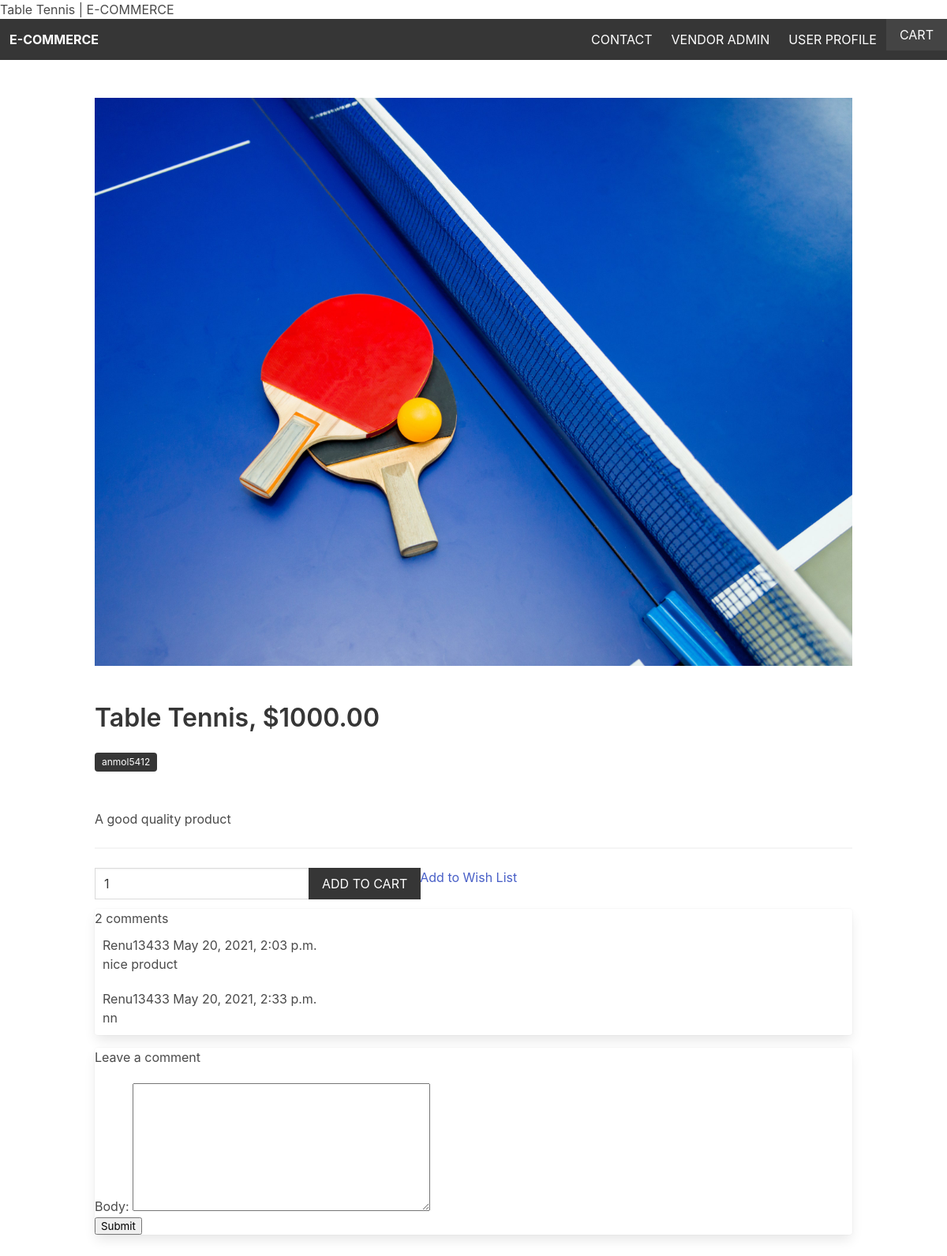
Screenshot of /product/table-tennis/ (signed in) with the database file from the repository.
### product/models.py (models this page shows, shortened)
class Product(models.Model):
    vendor = models.ForeignKey(Vendor, related_name='products', on_delete=models.CASCADE)
    title = models.CharField(max_length=255)
    description = models.TextField(blank=True, null=True)
    slug = models.SlugField(max_length=255)
    price = models.DecimalField(max_digits=6, decimal_places=2)
    date_added = models.DateTimeField(auto_now_add=True)
    image = models.ImageField(upload_to='uploads/', blank=True, null=True)
    thumbnail = models.ImageField(upload_to='uploads/', blank=True, null=True)
    users_wishlist = models.ManyToManyField(User, related_name="user_wishlist", blank=True)
    class Meta:
        ordering = ['-date_added']

### vendor/models.py (models this page shows, shortened)
class Vendor(models.Model):
    name = models.CharField(max_length=255)
    created_at = models.DateTimeField(auto_now_add=True)
    created_by = models.OneToOneField(User, related_name='vendor', on_delete=models.CASCADE)
    class Meta:
        ordering = ['name']

### customer/models.py (models this page shows, shortened)
class Comment_product(models.Model):
    user_product = models.ForeignKey(Customer,on_delete=models.CASCADE,null=True)
    product = models.ForeignKey(Product,on_delete=models.CASCADE,related_name='comments')
    body = models.TextField()
    created_on = models.DateTimeField(auto_now_add=True)
    class Meta:
        ordering = ['created_on']

class Customer(models.Model):
    name = models.CharField(max_length=255)
    created_at = models.DateTimeField(auto_now_add=True)
    created_by = models.OneToOneField(User, related_name='customer', on_delete=models.CASCADE)
    class Meta:
        ordering = ['name']
    def __str__(self):
        return self.name

### product/views.py (the view)
# urls.py: path('product/',include('product.urls')),
@login_required
def product(request, product_slug):
    cart = Cart(request)
    product = get_object_or_404(Product, slug=product_slug)
    comments = product.comments.filter(product=product)
    new_comment = None
    if request.method == 'POST':
        form = AddToCartForm(request.POST)
        if form.is_valid():
            quantity = form.cleaned_data['quantity']
            cart.add(product_id=product.id, quantity=quantity, update_quantity=False)
            messages.success(request, 'The product was added to the cart')
            return redirect('product', product_slug=product_slug)
    else:
        form = AddToCartForm()
    if request.method == 'POST':
        comment_form = CommentForm(data=request.POST)
        if comment_form.is_valid():
           new_comment = comment_form.save(commit=False)
           new_comment.product = product
           new_comment.save()
    else:
        comment_form = CommentForm()
    return render(request, 'product/product.html', {'form': form, 'product': product,'comments': comments,
                                           'new_comment': new_comment,
                                           'comment_form': comment_form})

### product/forms.py
class AddToCartForm(forms.Form):
    quantity = forms.IntegerField()

class CommentForm(forms.ModelForm):
    class Meta:
        model = Comment_product
        fields = ('body',)

### cart/cart.py (called while the page is built)
    def __len__(self):
        return sum(item['quantity'] for item in self.cart.values())

### cart/context_processors.py (called while the page is built)
def cart(request):
    return {'cart': Cart(request)}

### product/templates/product/product.html (shortened to what this page needs)
{% extends 'core/base.html' %}
{% block title %}{{ product.title }} | {% endblock %}
{% block content %}
    {% if product.image %}
        <figure class="image is-4by3 mb-6">
            <img src="{{ product.image.url }}">
        </figure>
    {% endif %}
    <h1 class="title">{{ product.title }}, ${{ product.price }}</h1>
    <p class="mb-6"><span class="tag is-dark">{{ product.vendor.name }}</span></p>
    <p>{{ product.description }}</p>
    <hr>
    <form method="post" action=".">
        <div class="field has-addons">
            <div class="control">
                <input type="number" name="quantity" value="1" class="input" min="1">
            </div>
            {% if request.user.is_authenticated %}
            <div class="control">
                <button class="button is-dark is-uppercase">Add to cart</button>
            </div>
            {% endif %}
            <a href="{% url "user_wishlist" product.id  %}" class="btn btn-light fw500" role="button" aria-disabled="true">Add to Wish List</a>
        </div>
    </form>
<div class="col-md-8 card mb-4  mt-3 ">
      <div class="card-body">
        <h2>{{ comments.count }} comments</h2>
        {% for comment in comments %}
        <div class="comments" style="padding: 10px;">
          <p class="font-weight-bold">
            {{ comment.user_product}}
            <span class=" text-muted font-weight-normal">
              {{ comment.created_on }}
            </span>
          </p>
          {{ comment.body | linebreaks }}
        </div>
        {% endfor %}
      </div>
    </div>
    <div class="col-md-8 card mb-4  mt-3 ">
      <div class="card-body">
        {% if new_comment %}
        <div class="alert alert-success" role="alert">
          Your comment is awaiting moderation
        </div>
        {% else %}
        <h3>Leave a comment</h3>
        <form method="post" style="margin-top: 1.3em;">
          {{ comment_form.as_p }}
          <button type="submit" class="btn btn-primary  btn-lg">Submit</button>
        </form>
        {% endif %}
      </div>
    </div>
  </div>
{% endblock %}

### Ecom/static/styles/main.css (style rules this page uses)
.input, .button { border-radius: 0; }

### rows the page displays
Product: image (picture), title "Table Tennis", price "1000.00", vendor.name "anmol5412", description "A good quality product"
Comment_product: user_product "Renu13433", created_on "May 20, 2021, 2:03 p.m.", body "nice product"
Comment_product: user_product "Renu13433", created_on "May 20, 2021, 2:33 p.m.", body "nn"

### other values shown
{{ comments.count }} "2"
